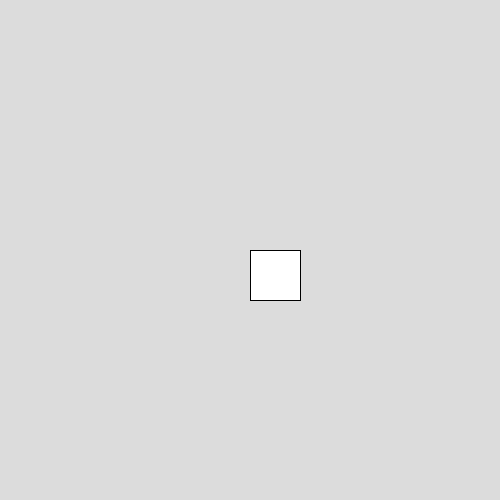
Frame 1 (no input)
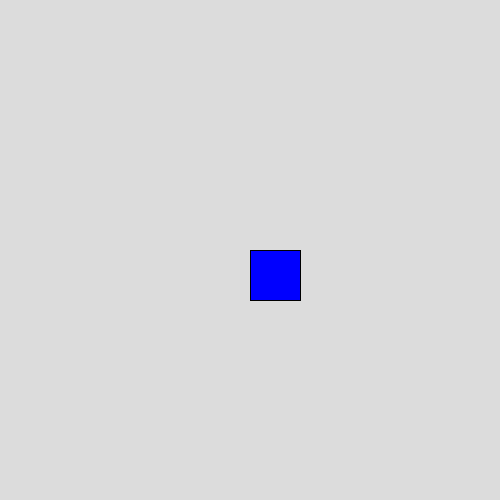
Frame 60 (the mouse pressed at the canvas centre just before this capture)
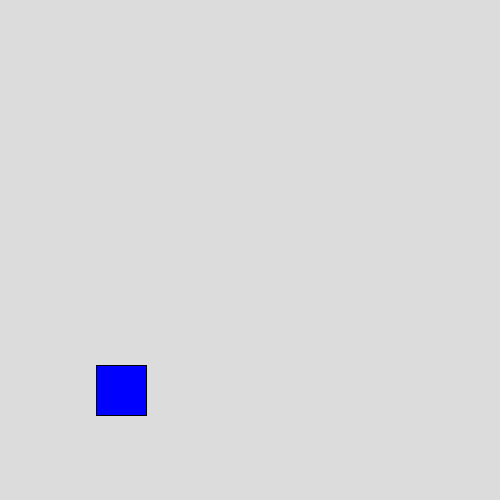
Frame 120 (the mouse held since frame 60 and released just before this capture)

The Processing sketch that drew these frames (run headless with seeded random() and noise(); from frame 60 on, the mouse is pressed at the canvas centre):

// Processing sketch: SS2_indecisiveSquare
// ── SS2_indecisiveSquare.pde
int rectSize = 50;
float rectX, rectY;

void setup() {
  size(500, 500);
  rectX = width/2;
  rectY = height/2;
}

void draw() {
  background(220);

  rect(rectX, rectY, rectSize, rectSize);
  
  if (mousePressed) {
    rectX = random(width - rectSize);
    rectY = random(height - rectSize);
  } else if (mouseX > width/2 && mouseY > height/2) {
    fill(0, 255, 0);
  } else {
    fill(0, 0, 255);
  }
}
